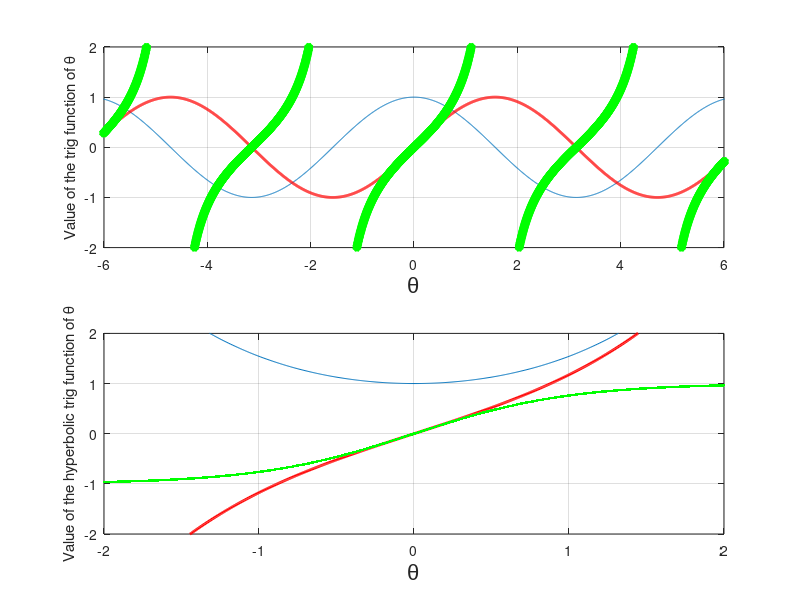
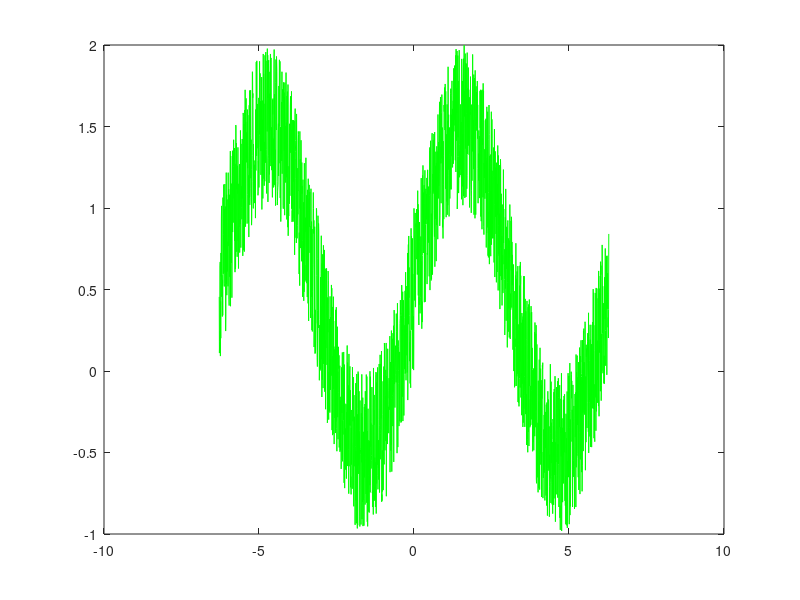

MATLAB code for these plots, in order:
clc,close all,clear all

theta = -2*pi:2*pi/1000:2*pi;
a = cos(theta);
b = sin(theta);
c = tan(theta);
noise=rand(length(theta),1)';

ah = cosh(theta);
bh = sinh(theta);
ch = tanh(theta);


% Plot of cosine and sine of an angle 'theta'
figure
subplot(2,1,1)
plot(theta,a),hold on
plot(theta,b,'r','linewidth',2)
plot(theta,c,'g*','linewidth',3)
xlabel('\theta','FontName','Arial','FontSize',16)
ylabel('Value of the trig function of \theta')
set(gca,'YLim',[-2 2],'XLim',[-6 6])
grid on

subplot(2,1,2)
plot(theta,ah),hold on
plot(theta,bh,'r','linewidth',2)
plot(theta,ch,'g.','linewidth',1)
xlabel('\theta','FontName','Arial','FontSize',16)
ylabel('Value of the hyperbolic trig function of \theta')
set(gca,'YLim',[-2 2],'XLim',[-2 2])
grid on

figure
plot(theta,b+noise,'g')
